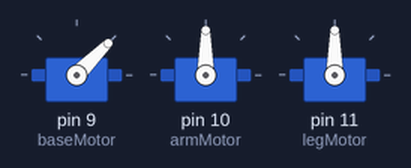
Simulated run of this sketch. Board: Arduino Uno, built with avr-gcc and run on an emulated ATmega328P. Shown: 3 × servo.

Above: at 0.05 s.
At 2.05 s:
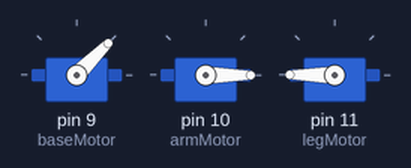
At 4.0 s:
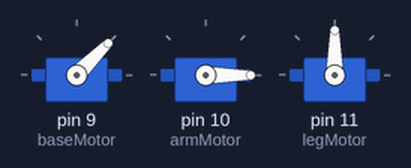
At 6.0 s:
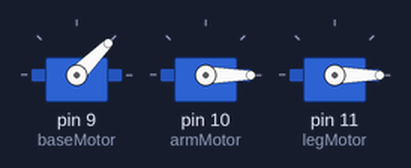
At 7.0 s:
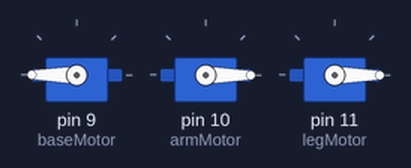
At 8.0 s:
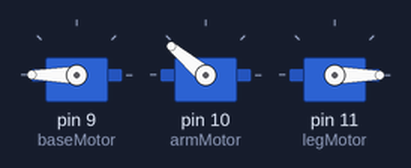
Timing chart, 0 to 10.4 s (numbered marks = the images above):
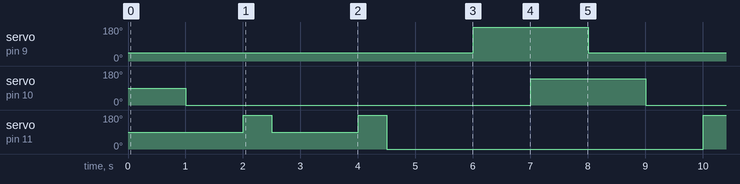

Measured:
- by itself, servo on pin 9 (baseMotor): alternates 180° for 2.0 s and 45° for 6.0 s
- by itself, servo on pin 10 (armMotor): alternates 140° for 2.0 s and 0° for 6.0 s
- by itself, servo on pin 11 (legMotor): repeats every 8.0 s: 90° 1.5 s, 180° 0.50 s, 0° 5.5 s, 180° 0.50 s

The sketch:

robot_with_a_kick.ino
```cpp
/*
retract -> 0
extend -> 140

leg kick -> 90
leg lift -> 180

1) Write a function to kick and try it out!
2) Write a function to kick harder and try it out.
3) Move the base motor to 45 degrees, extend out and then kick, and then move the base motor back to 180 degrees and retract.
*/

#include <Servo.h>

Servo baseMotor;
Servo armMotor;
Servo legMotor;

int baseMotorAngle;

void setup() {
  pinMode(9,OUTPUT);
  pinMode(10,OUTPUT);
  pinMode(11,OUTPUT);
  baseMotor.attach(9);
  armMotor.attach(10);
  legMotor.attach(11);
}

void kick() {
  legMotor.write(180);
  delay(500);
  legMotor.write(90);
  delay(500);
}

void kickHard() {
  legMotor.write(180);
  delay(500);
  legMotor.write(0);
  delay(500);
}

void extendRetract() {
  armMotor.write(0);
  delay(1000);
  armMotor.write(140);
  delay(1000);
}

void loop() {

  baseMotor.write(45);
  delay(1000);

  armMotor.write(0);
  delay(1000);


  kick();
  delay(1000);

  kickHard();
  delay(1000);

  baseMotor.write(180);
  delay(1000);
  armMotor.write(140);
  delay(1000);


  /*
  baseMotorAngle = 0;
  baseMotor.write(baseMotorAngle);
  delay(1000);
  extendRetract();

  for (int i = 0 ; i < 4; i++) {
    baseMotorAngle = baseMotorAngle + 45;
    baseMotor.write(baseMotorAngle);
    delay(1000);
    extendRetract();
  }
  */

}
```
